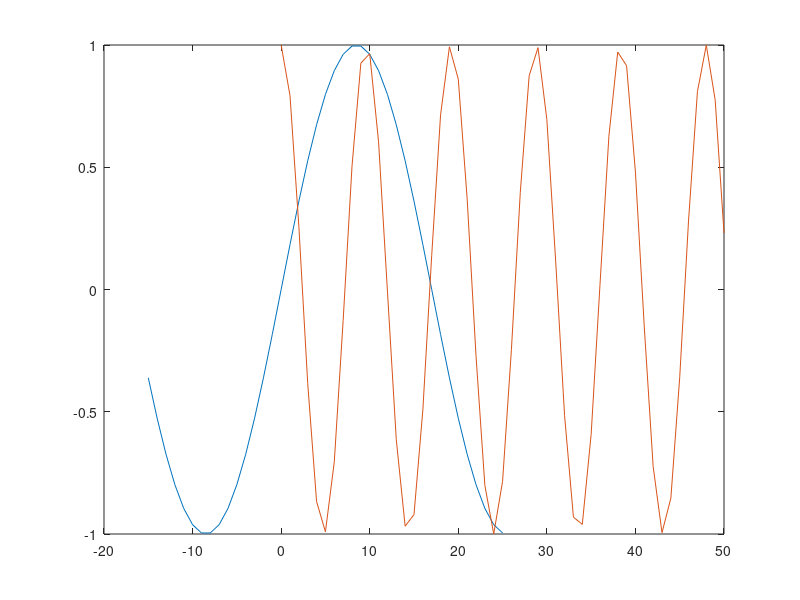
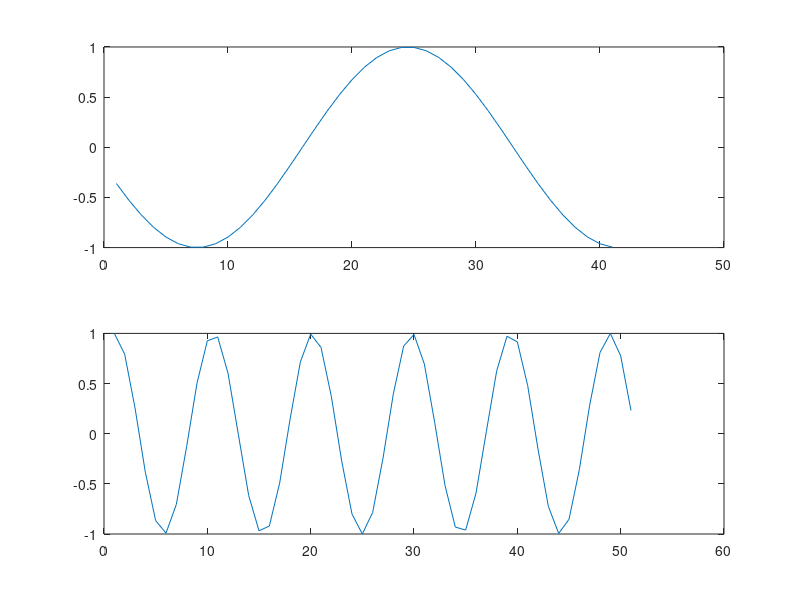

The MATLAB script that drew these images, in order: (Note: this script raises an error after producing the figures.)
%  a)
z=zeros(1,21); %se genereaza vectorul z
n=[0:20];   
m=[-5:15];
subplot(2,1,1);  %se imparte fereastra grafica in doua miniferestre
plot(n,z)       %se afiseaza,in prima minifereastra, graficul vectorului z in functie de n 
subplot(2,1,2);
plot(m,z)      %se afiseaza,in a doua minifereastra, graficul vectorului z in functie de m 

% b)
t=abs(10-n);   % t ia valoarea modului (10-n)
plot(n,t)    %se afiseaza graficul lui t in functie de n

%c)
n1=[-15:25];
n2=[0:50];
x1=sin(n1*pi/17);  %se atribuie lui x1 valorile expresiei sinusului
x2=cos(n2*pi/sqrt(23));  %se atribuie lui x2 valorile expresiei cosinusului
figure (1);
subplot(1,1,1); 
plot(n1,x1,n2,x2)   %se va reprezenta pe acelasi grafic x1 in functie de n1 si  x2 in functie de n2
figure (2);     
subplot(2,1,1);
plot(x1)    %se reprezinta graficul lui x1 in prima minifereastra din figure 2
subplot(2,1,2);
plot (x2)     %se reprezinta graficul lui x2 in a doua minifereastra din figure 2
figure (1);
stem(n1,x1,n2,x2)   %se va reprezenta pe acelasi grafic x1 in functie de n1 si  x2 in functie de n2 in fiure 1 folosind comanda stem
figure(2);
subplot(2,1,1);
stem(x1)   %se reprezinta graficul lui x1 in prima minifereastra din figure 2, folosind comanda stem
subplot(2,1,2);
stem(x2)      %se reprezinta graficul lui x2 in a doua minifereastra din figure 2, folosind comanda stem

